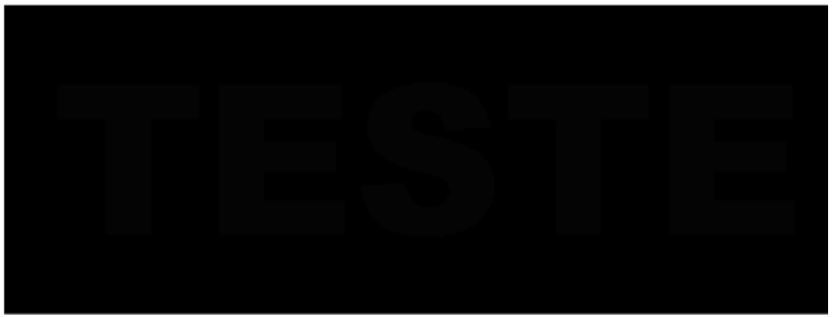
%> input picture EstudoProva/ImagemTesteEscuro.bmp, 833 x 317 px
$ octave teste.m   (GNU Octave 9; MATLAB toolbox functions it lacks are replaced by stand-ins)
%> lines starting %> are read from the running program, lines starting %| are printed output that depends on the picture
pkg load image;
clear all;
clc;

#[filename, pathname] = uigetfile({'*.bmp'},'Selecione a Imagem')
#[filename, pathname] = uigetfile({'*.png'},'Selecione a Imagem')
[filename, pathname] = uigetfile('Selecione a Imagem');
%> the answer given: ImagemTesteEscuro.bmp
[img] = imread(filename);
%> img is the input picture: size 317x833 uint8; min 0, max 255, mean 10.1
#img = rgb2gray(img);

imgSobel = edge(img,'sobel');
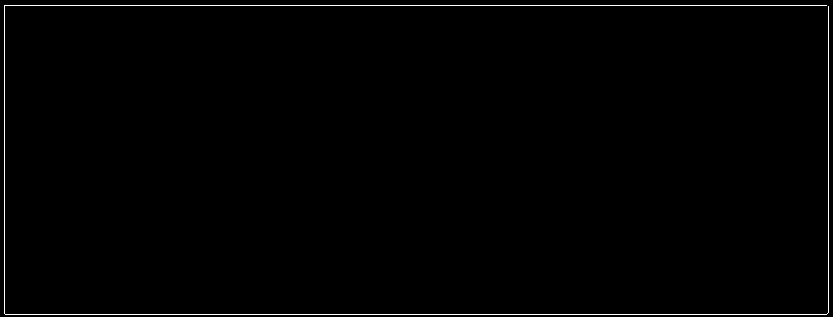
%> imgSobel: size 317x833 logical; 0.86% white in thin lines or dots
imgCanny = edge(img,'canny',0.1);
%> imgCanny: size 317x833 logical; 0.86% white in thin lines or dots
imgRoberts = edge(img,'roberts',0.3);
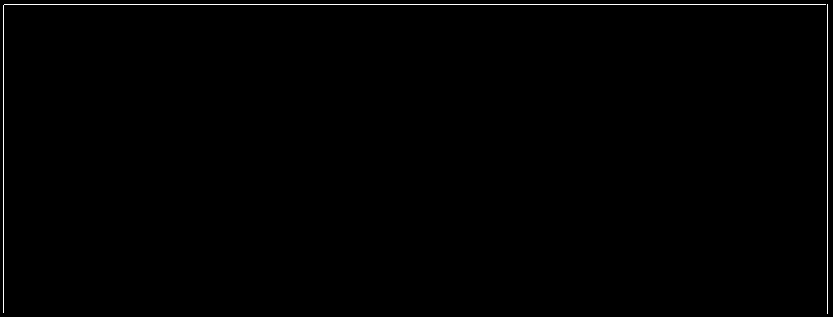
%> imgRoberts: size 317x833 logical; 0.55% white in thin lines or dots
imgPrewitt = edge(img, 'prewitt');
%> imgPrewitt: size 317x833 logical; 0.86% white in thin lines or dots

imwrite(imgSobel, 'ImagemSobel.bmp');
imwrite(imgCanny, 'ImagemCanny.bmp');
imwrite(imgRoberts, 'ImagemRoberts.bmp');
imwrite(imgPrewitt, 'ImagemPrewitt.bmp');

figure(1), subplot(3,3,2),imshow(img),title('Imagem Original');
figure(1), subplot(3,3,4),imshow(imgSobel),title('Imagem Filtro');
figure(1), subplot(3,3,6),imshow(imgCanny),title('Imagem Filtro');
figure(1), subplot(3,3,7),imshow(imgRoberts),title('Imagem Filtro');
figure(1), subplot(3,3,9),imshow(imgPrewitt),title('Imagem Filtro');
